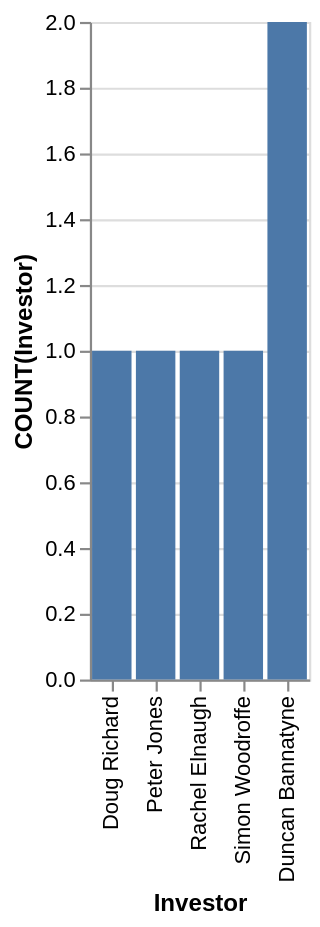

Express this chart as Vega-Lite.
### Vega-Lite specification from a JSON file in a GitHub repository (floating-point values rounded to 4 significant figures)
{"data": {"values": [{"x_data": "Doug Richard", "y_data": 1}, {"x_data": "Peter Jones", "y_data": 1}, {"x_data": "Rachel Elnaugh", "y_data": 1}, {"x_data": "Simon Woodroffe", "y_data": 1}, {"x_data": "Duncan Bannatyne", "y_data": 2}]}, "mark": "bar", "encoding": {"x": {"field": "x_data", "type": "nominal", "title": "Investor", "sort": {"op": "sum", "field": "y_data", "order": "ascending"}}, "y": {"field": "y_data", "type": "quantitative", "title": "COUNT(Investor)"}}}
